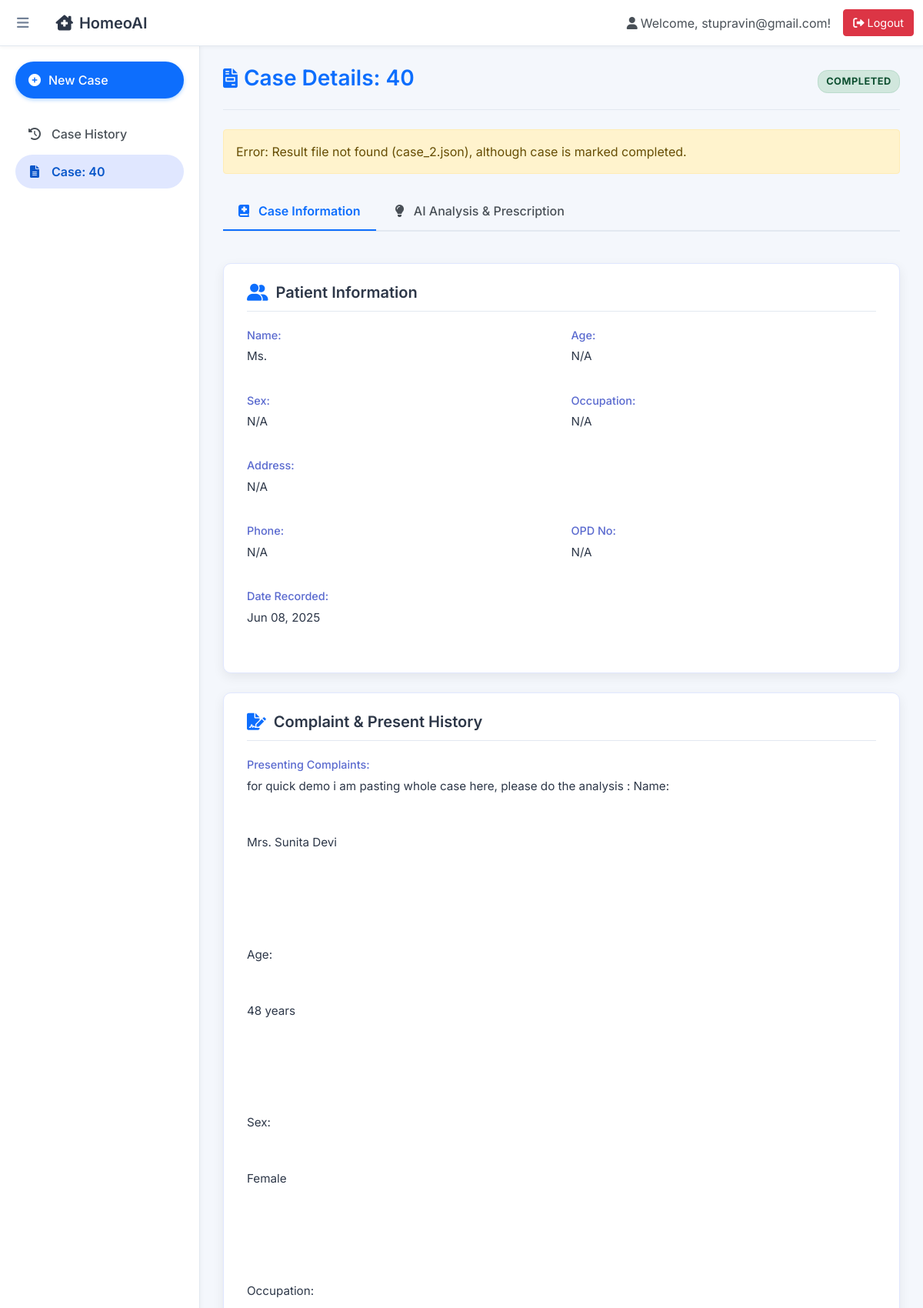
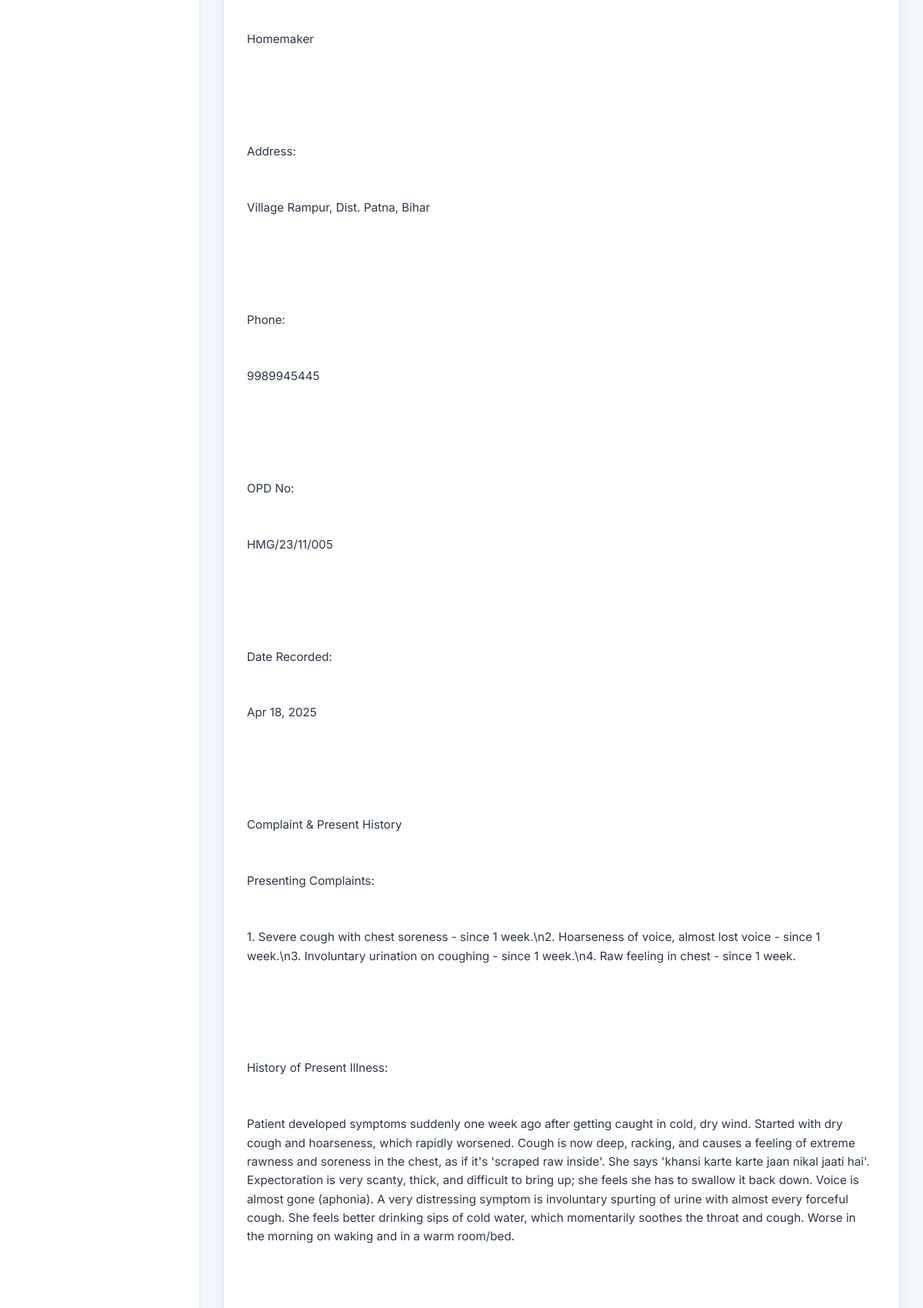
Page /case/40/ (signed in, upper part) on the committed database (2 pictures, top to bottom).
### core/models.py (models this page shows, shortened)
class Case(models.Model):
    user = models.ForeignKey(settings.AUTH_USER_MODEL, on_delete=models.CASCADE, related_name='cases')
    created_at = models.DateTimeField(auto_now_add=True)
    updated_at = models.DateTimeField(auto_now=True)
    date = models.DateField(default=timezone.now, blank=True, null=True) # Made optional
    opd_no = models.CharField(max_length=50, blank=True, null=True)
    patient_name = models.CharField(max_length=200) # Required
    patient_age = models.CharField(max_length=20, blank=True, null=True)
    patient_sex = models.CharField(max_length=10, choices=[('Male', 'Male'), ('Female', 'Female'), ('Other', 'Other')], blank=True, null=True)
    patient_occupation = models.CharField(max_length=100, blank=True, null=True)
    patient_address = models.TextField(blank=True, null=True)
    patient_phone = models.CharField(max_length=20, blank=True, null=True)
    presenting_complaints = models.TextField() # Required
    history_of_present_illness = models.TextField(blank=True, null=True)
    past_history_vaccination = models.TextField(blank=True, null=True) # Corresponds to past_history.vaccination
    family_history = models.TextField(blank=True, null=True)
    personal_history = models.JSONField(blank=True, null=True, default=dict)
    menstrual_history = models.JSONField(blank=True, null=True, default=dict)
    physical_examination = models.JSONField(blank=True, null=True, default=dict)
    patient_as_person = models.TextField(blank=True, null=True)
    systemic_examination = models.TextField(blank=True, null=True)
    result_file_path = models.CharField(max_length=512, blank=True, null=True) # Store relative path?
    STATUS_CHOICES = [
        ('PENDING', 'Pending Analysis'),
        ('PROCESSING', 'Processing'),
        ('COMPLETED', 'Completed'),
        ('ERROR', 'Error'),
    ]
    status = models.CharField(max_length=20, choices=STATUS_CHOICES, default='PENDING')
    class Meta:
        ordering = ['-created_at']

### core/views.py (the view)
@login_required
def case_detail_view(request, case_id):
    case = get_object_or_404(Case.objects.prefetch_related('past_illnesses'), id=case_id, user=request.user)
    results_data = None
    error_message = None
    case_type_value = None # Initialize variable for case type
    if case.status == 'COMPLETED' and case.result_file_path:
        full_path = os.path.join(settings.CASE_RESULTS_DIR, case.result_file_path)
        if os.path.exists(full_path):
            try:
                with open(full_path, 'r', encoding='utf-8') as f:
                    file_content = f.read()
                results_data = json.loads(file_content)
                if results_data:
                    case_type_value = results_data.get("case_type(Acute/Chronic)")
            except json.JSONDecodeError:
                error_message = "Error: The result file contains invalid JSON."
                print(f"JSONDecodeError for file: {full_path}")
            except Exception as e:
                error_message = f"Error reading result file: {e}"
                print(f"Error reading file {full_path}: {e}")
        else:
            error_message = f"Error: Result file not found ({case.result_file_path}), although case is marked completed."
            print(f"Result file not found: {full_path}")
    elif case.status == 'ERROR':
         error_message = "An error occurred during the analysis process."
    elif case.status == 'PROCESSING' or case.status == 'PENDING':
         error_message = "Analysis is still in progress. Please check back later."
    context = {
        'case': case,
        'results_data': results_data,
        'error_message': error_message,
        'case_type_value': case_type_value, # Pass the extracted value to the template
    }
    return render(request, 'case_detail.html', context)

### core/templatetags/json_filters.py (called while the page is built)
@register.filter(is_safe=True, name='apply_formatting')
def apply_formatting(value):
    if not isinstance(value, str):
        value = str(value)
    value = escape(value)
    value = re.sub(r'\*\*(.*?)\*\*', r'<strong>\1</strong>', value)
    value = value.replace('\n', '<br>\n')
    return mark_safe(value)

@register.filter(name='is_dict')
def is_dict(value):
    return isinstance(value, dict)

### templates/case_detail.html (shortened to what this page needs)
{% extends 'base_generic.html' %}
{% load static %}
{% load json_filters %}
{% block sidebar_extra_links %}
    <li class="nav-item">
        <span class="nav-link active" style="cursor:default; background-color: #e0e7ff; color: #0a58ca; border-radius: 25px;">
            <i class="fas fa-file-alt nav-icon"></i> <span class="nav-text">Case: {{case.id}}</span>
        </span>
    </li>
{% endblock %}
{% block content %}
    <div class="page-header">
        <h1 class="page-title"><i class="fas fa-file-invoice"></i>Case Details: {{ case.id }}</h1>
        <span class="case-status status-{{ case.status }}">{{ case.get_status_display }}</span>
    </div>
    {% if error_message and not results_data %}<div class="alert alert-warning mb-4" role="alert"> {{ error_message }} </div>{% endif %}
    <div class="case-tabs">
        <nav>
            <div class="nav nav-tabs" id="nav-tab" role="tablist">
                <button class="nav-link active" id="nav-caseinfo-tab" data-bs-toggle="tab" data-bs-target="#nav-caseinfo" type="button" role="tab" aria-controls="nav-caseinfo" aria-selected="true">
                    <i class="fas fa-book-medical"></i> Case Information
                </button>
                <button class="nav-link" id="nav-analysis-tab" data-bs-toggle="tab" data-bs-target="#nav-analysis" type="button" role="tab" aria-controls="nav-analysis" aria-selected="false">
                    <i class="fas fa-lightbulb"></i> AI Analysis & Prescription
                </button>
            </div>
        </nav>
        <div class="tab-content pt-3" id="nav-tabContent">
            <div class="tab-pane fade show active" id="nav-caseinfo" role="tabpanel" aria-labelledby="nav-caseinfo-tab">
                <div class="content-card">
                    <h3 class="card-section-title"><i class="fas fa-user-friends"></i>Patient Information</h3>
                    <div class="detail-grid">
                        <div class="detail-item"><span class="detail-label">Name:</span> <p class="detail-value">{{ case.patient_name|default:"N/A" }}</p></div>
                        <div class="detail-item"><span class="detail-label">Age:</span> <p class="detail-value">{{ case.patient_age|default:"N/A" }}</p></div>
                        <div class="detail-item"><span class="detail-label">Sex:</span> <p class="detail-value">{{ case.patient_sex|default:"N/A" }}</p></div>
                        <div class="detail-item"><span class="detail-label">Occupation:</span> <p class="detail-value">{{ case.patient_occupation|default:"N/A" }}</p></div>
                        <div class="detail-item" style="grid-column: 1 / -1;"><span class="detail-label">Address:</span> <p class="detail-value">{{ case.patient_address|default:"N/A" }}</p></div>
                        <div class="detail-item"><span class="detail-label">Phone:</span> <p class="detail-value">{{ case.patient_phone|default:"N/A" }}</p></div>
                        <div class="detail-item"><span class="detail-label">OPD No:</span> <p class="detail-value">{{ case.opd_no|default:"N/A" }}</p></div>
                        <div class="detail-item"><span class="detail-label">Date Recorded:</span> <p class="detail-value">{{ case.date|date:"M d, Y"|default:"N/A" }}</p></div>
                    </div>
                </div>
                <div class="content-card">
                    <h3 class="card-section-title"><i class="fas fa-file-signature"></i>Complaint & Present History</h3>
                    <div class="detail-item"><span class="detail-label">Presenting Complaints:</span> <p class="detail-value">{{ case.presenting_complaints|default:"N/A"|apply_formatting }}</p></div>
                 </div>
            </div>
        </div>
    </div>
{% endblock %}

### templates/base_generic.html (shortened to what this page needs)
{% load static %}
{% load case_extras %}
<!DOCTYPE html>
<html lang="en">
<head>
    <link href="https://cdn.jsdelivr.net/npm/bootstrap@5.1.3/dist/css/bootstrap.min.css" rel="stylesheet">
    <link rel="stylesheet" href="https://cdnjs.cloudflare.com/ajax/libs/font-awesome/6.0.0-beta3/css/all.min.css">
</head>
<body class="{% if request.COOKIES.sidebar_collapsed == 'true' %}sidebar-collapsed{% endif %}">
    <nav class="navbar navbar-expand-md navbar-light fixed-top top-navbar">
      <div class="container-fluid">
        <button class="sidebar-toggle-btn" id="sidebarToggle" title="Toggle sidebar">
            <i class="fas fa-bars"></i>
        </button>
        <a class="navbar-brand" href="{% url 'core:home' %}"><i class="fas fa-clinic-medical me-2"></i>HomeoAI</a>
        <div class="collapse navbar-collapse" id="navbarMain">
          {% if user.is_authenticated %}
          <span class="navbar-text me-3"><i class="fas fa-user me-1"></i>Welcome, {{ user.username }}!</span>
          <form action="{% url 'auth_app:logout' %}" method="post" class="d-inline">
              <button type="submit" class="btn btn-sm logout-button"><i class="fas fa-sign-out-alt me-1"></i>Logout</button>
          </form>
          {% endif %}
        </div>
      </div>
    </nav>
    <div class="d-flex">
        <nav class="sidebar" id="sidebar">
            <div class="sidebar-inner-nav">
                <a href="{% url 'core:new_case' %}" class="new-case-btn-sidebar mb-4">
                    <i class="fas fa-plus-circle nav-icon"></i> <span class="nav-text">New Case</span>
                </a>
                <ul class="nav flex-column">
                    <li class="nav-item">
                        <a class="nav-link" href="{% url 'core:dashboard' %}">
                            <i class="fas fa-history nav-icon"></i> <span class="nav-text">Case History</span>
                        </a>
                    </li>
                    {% block sidebar_extra_links %}{% endblock %}
                </ul>
            </div>
        </nav>
        <main class="main-page-content flex-grow-1" id="mainContent">
            {% block content %}{% endblock %}
        </main>
    </div>
</body>
</html>

### templates/base_generic.html (style rules this page uses)
:root { --sidebar-width: 260px; --sidebar-width-collapsed: 75px; --top-navbar-height: 60px; --sidebar-link-horizontal-padding: 15px; --primary-blue: #0d6efd; --secondary-accent: #17a2b8; --text-dark: #2d3748; --text-muted-light: #718096; --border-light: #e2e8f0; --card-bg: #ffffff; --page-bg: #f4f7fc; }
body { font-family: 'Inter', sans-serif; background-color: var(--page-bg); color: var(--text-dark); padding-top: var(--top-navbar-height); transition: padding-left 0.3s ease-in-out; }
.top-navbar { box-shadow: 0 2px 4px rgba(0,0,0,0.04); background-color: #ffffff !important; border-bottom: 1px solid var(--border-light); z-index: 1030; position: fixed; top: 0; left: 0; right: 0; height: var(--top-navbar-height); }
.top-navbar .navbar-brand { font-weight: 600; color: var(--text-dark); margin-left: 15px; }
.top-navbar .nav-link, .top-navbar .navbar-text { color: #495057; }
.logout-button { background-color: #dc3545; border-color: #dc3545; color: white; padding: 0.375rem 0.75rem; border-radius: 0.25rem; text-decoration: none; font-size: 0.9em; }
.sidebar { position: fixed; top: var(--top-navbar-height); left: 0; bottom: 0; width: var(--sidebar-width); background-color: var(--card-bg); border-right: 1px solid var(--border-light); box-shadow: 2px 0 5px rgba(0,0,0,0.03); z-index: 1020; overflow-y: auto; overflow-x: hidden; transition: width 0.3s ease-in-out; display: flex; flex-direction: column; }
.sidebar-inner-nav { padding: 20px; flex-grow: 1; }
.sidebar-toggle-btn { font-size: 1.1rem; color: var(--text-muted-light); background: none; border: none; padding: 0 10px; margin-right: 10px; display: flex; align-items: center; text-decoration: none; }
.sidebar .nav-link { color: #495057; padding-top: 10px; padding-bottom: 10px; padding-left: var(--sidebar-link-horizontal-padding); padding-right: var(--sidebar-link-horizontal-padding); border-radius: 0.375rem; margin-bottom: 5px; font-weight: 500; display: flex; align-items: center; white-space: nowrap; width: 100%; box-sizing: border-box; text-decoration: none; transition: background-color 0.15s ease-in-out, color 0.15s ease-in-out; }
.sidebar .nav-link i.nav-icon { margin-right: 12px; width: 20px; text-align: center; font-size: 1rem; transition: margin 0.3s ease-in-out, font-size 0.3s ease-in-out; }
.sidebar .nav-link .nav-text { opacity: 1; transition: opacity 0.2s ease-in-out 0.1s; }
.sidebar .nav-link.active, .sidebar .nav-link:hover { background-color: #e9ecef; color: var(--primary-blue); border-radius: 25px; }
.sidebar .nav-link.active { font-weight: 600; }
.new-case-btn-sidebar { display: flex; align-items: center; justify-content: flex-start; background-color: var(--primary-blue); color: white !important; padding-top: 12px; padding-bottom: 12px; padding-left: var(--sidebar-link-horizontal-padding); padding-right: var(--sidebar-link-horizontal-padding); border-radius: 25px; font-weight: 500; margin-bottom: 20px; box-shadow: 0 2px 5px rgba(0, 123, 255, 0.3); transition: all 0.3s ease-in-out; white-space: nowrap; width: 100%; box-sizing: border-box; text-decoration: none; }
.new-case-btn-sidebar i.nav-icon { margin-right: 8px; font-size: 1rem; width: 20px; text-align: center; }
.main-page-content { margin-left: var(--sidebar-width); padding: 25px 30px; transition: margin-left 0.3s ease-in-out; width: 100%; }

### rows in the picture
Case: id "40", status "COMPLETED", patient_name "Ms.", patient_age "N/A", patient_sex "N/A", patient_occupation "N/A", patient_address "N/A", patient_phone "N/A", opd_no "N/A", date "Jun 08, 2025", presenting_complaints|apply_formatting "for quick demo i am pasting whole case here, please do the analysis : Name: Mrs. Sunita Devi Age: 48 years Sex: Female Occupation: Homemaker Address: Village Rampur, Dist. Patna, Bihar Phone: 9989945445 OPD No: HMG/23/11/005 Date Recorded: Apr 18, 2025 Complaint & Present History Presenting Complaints: 1. Severe cough with chest soreness - since 1 week.\\n2. Hoarseness of voice, almost lost voice - since 1 week.\\n3. Involuntary urination on coughing - since 1 week.\\n4. Raw feeling in chest - since 1 week. History of Present Illness: Patient developed symptoms suddenly one week ago after getting caught in cold, dry wind. Started with dry cough and hoarseness, which rapidly worsened. Cough is…"

### other values in the picture
{{ user.username }} "stupravin@gmail.com"
{{ error_message }} "Error: Result file not found (case_2.json), although case is marked completed."
